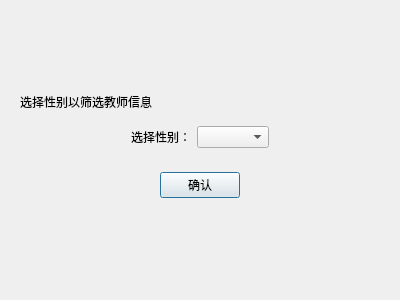
<?xml version="1.0" encoding="UTF-8"?>
<ui version="4.0">
 <class>ScreeningenderDialog</class>
 <widget class="QDialog" name="ScreeningenderDialog">
  <property name="geometry">
   <rect>
    <x>0</x>
    <y>0</y>
    <width>400</width>
    <height>300</height>
   </rect>
  </property>
  <property name="windowTitle">
   <string>Dialog</string>
  </property>
  <layout class="QGridLayout" name="gridLayout_2">
   <item row="0" column="0">
    <layout class="QGridLayout" name="gridLayout">
     <item row="0" column="0">
      <spacer name="verticalSpacer">
       <property name="orientation">
        <enum>Qt::Vertical</enum>
       </property>
       <property name="sizeHint" stdset="0">
        <size>
         <width>20</width>
         <height>40</height>
        </size>
       </property>
      </spacer>
     </item>
     <item row="1" column="0">
      <widget class="QWidget" name="widget" native="true">
       <layout class="QVBoxLayout" name="verticalLayout">
        <item>
         <widget class="QLabel" name="title_label">
          <property name="text">
           <string>选择性别以筛选教师信息</string>
          </property>
         </widget>
        </item>
        <item>
         <widget class="QWidget" name="widget_2" native="true">
          <layout class="QHBoxLayout" name="horizontalLayout">
           <item>
            <spacer name="horizontalSpacer">
             <property name="orientation">
              <enum>Qt::Horizontal</enum>
             </property>
             <property name="sizeHint" stdset="0">
              <size>
               <width>40</width>
               <height>20</height>
              </size>
             </property>
            </spacer>
           </item>
           <item>
            <widget class="QLabel" name="label">
             <property name="text">
              <string>选择性别：</string>
             </property>
            </widget>
           </item>
           <item>
            <widget class="QComboBox" name="choose_comboBox"/>
           </item>
           <item>
            <spacer name="horizontalSpacer_2">
             <property name="orientation">
              <enum>Qt::Horizontal</enum>
             </property>
             <property name="sizeHint" stdset="0">
              <size>
               <width>40</width>
               <height>20</height>
              </size>
             </property>
            </spacer>
           </item>
          </layout>
         </widget>
        </item>
        <item>
         <widget class="QWidget" name="widget_3" native="true">
          <layout class="QHBoxLayout" name="horizontalLayout_2">
           <item>
            <spacer name="horizontalSpacer_3">
             <property name="orientation">
              <enum>Qt::Horizontal</enum>
             </property>
             <property name="sizeHint" stdset="0">
              <size>
               <width>40</width>
               <height>20</height>
              </size>
             </property>
            </spacer>
           </item>
           <item>
            <widget class="QPushButton" name="Ok_pushButton">
             <property name="text">
              <string>确认</string>
             </property>
            </widget>
           </item>
           <item>
            <spacer name="horizontalSpacer_4">
             <property name="orientation">
              <enum>Qt::Horizontal</enum>
             </property>
             <property name="sizeHint" stdset="0">
              <size>
               <width>40</width>
               <height>20</height>
              </size>
             </property>
            </spacer>
           </item>
          </layout>
         </widget>
        </item>
       </layout>
      </widget>
     </item>
     <item row="2" column="0">
      <spacer name="verticalSpacer_2">
       <property name="orientation">
        <enum>Qt::Vertical</enum>
       </property>
       <property name="sizeHint" stdset="0">
        <size>
         <width>20</width>
         <height>40</height>
        </size>
       </property>
      </spacer>
     </item>
    </layout>
   </item>
  </layout>
 </widget>
 <resources/>
 <connections>
  <connection>
   <sender>Ok_pushButton</sender>
   <signal>clicked()</signal>
   <receiver>ScreeningenderDialog</receiver>
   <slot>accept()</slot>
   <hints>
    <hint type="sourcelabel">
     <x>199</x>
     <y>186</y>
    </hint>
    <hint type="destinationlabel">
     <x>199</x>
     <y>149</y>
    </hint>
   </hints>
  </connection>
 </connections>
</ui>
